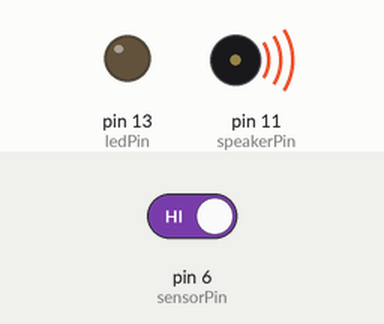
Bench run of a sketch on a simulated Arduino Uno, built with avr-gcc and run on an emulated ATmega328P. Shown: output pins drawn as LEDs (lit = HIGH), buzzer (waves = sounding). The inputs (shaded band) are chosen by the test bench; at power-on: pin 6 (sensorPin) HIGH.

Above: at 0.1 s.
Timing chart, 0 to 1.6 s (numbered marks = the images above):
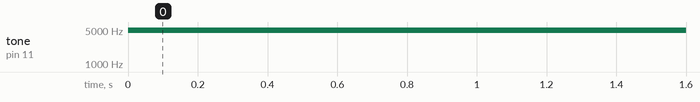

The sketch:

AGOT.ino
```cpp
#define NOTE_B0  31
#define NOTE_C1  33
#define NOTE_CS1 35
#define NOTE_D1  37
#define NOTE_DS1 39
#define NOTE_E1  41
#define NOTE_F1  44
#define NOTE_FS1 46
#define NOTE_G1  49
#define NOTE_GS1 52
#define NOTE_A1  55
#define NOTE_AS1 58
#define NOTE_B1  62
#define NOTE_C2  65
#define NOTE_CS2 69
#define NOTE_D2  73
#define NOTE_DS2 78
#define NOTE_E2  82
#define NOTE_F2  87
#define NOTE_FS2 93
#define NOTE_G2  98
#define NOTE_GS2 104
#define NOTE_A2  110
#define NOTE_AS2 117
#define NOTE_B2  123
#define NOTE_C3  131
#define NOTE_CS3 139
#define NOTE_D3  147
#define NOTE_DS3 156
#define NOTE_E3  165
#define NOTE_F3  175
#define NOTE_FS3 185
#define NOTE_G3  196
#define NOTE_GS3 208
#define NOTE_A3  220
#define NOTE_AS3 233
#define NOTE_B3  247
#define NOTE_C4  262
#define NOTE_CS4 277
#define NOTE_D4  294
#define NOTE_DS4 311
#define NOTE_E4  330
#define NOTE_F4  349
#define NOTE_FS4 370
#define NOTE_G4  392
#define NOTE_GS4 415
#define NOTE_A4  440
#define NOTE_AS4 466
#define NOTE_B4  494
#define NOTE_C5  523
#define NOTE_CS5 554
#define NOTE_D5  587
#define NOTE_DS5 622
#define NOTE_E5  659
#define NOTE_F5  698
#define NOTE_FS5 740
#define NOTE_G5  784
#define NOTE_GS5 831
#define NOTE_A5  880
#define NOTE_AS5 932
#define NOTE_B5  988
#define NOTE_C6  1047
#define NOTE_CS6 1109
#define NOTE_D6  1175
#define NOTE_DS6 1245
#define NOTE_E6  1319
#define NOTE_F6  1397
#define NOTE_FS6 1480
#define NOTE_G6  1568
#define NOTE_GS6 1661
#define NOTE_A6  1760
#define NOTE_AS6 1865
#define NOTE_B6  1976
#define NOTE_C7  2093
#define NOTE_CS7 2217
#define NOTE_D7  2349
#define NOTE_DS7 2489
#define NOTE_E7  2637
#define NOTE_F7  2794
#define NOTE_FS7 2960
#define NOTE_G7  3136
#define NOTE_GS7 3322
#define NOTE_A7  3520
#define NOTE_AS7 3729
#define NOTE_B7  3951
#define NOTE_C8  4186
#define NOTE_CS8 4435
#define NOTE_D8  4699
#define NOTE_DS8 4978


int sensorPin=6;
int ledPin = 13;
int speakerPin=11;
void GameOfThrones();
void setup()
  {
    pinMode(speakerPin,OUTPUT);
    pinMode(ledPin, OUTPUT);
    pinMode(sensorPin,INPUT);
  }
void loop()
  {  //play when entering or leaving you thrones, chair etc.
      //im using negative logic infrared sensor(if positive logic, use HIGH insted of LOW)
    if(digitalRead(sensorPin)==LOW)
    {
//     delay(50);
//     if(digitalRead(sensorPin)==LOW)
//
       //GameOfThrones();
    }
     else
       //ZeldaStorm();
       tone(speakerPin, NOTE_DS8);
  }


void GameOfThrones()
  {
    for(int i=0; i<4; i++)
    {
    tone(speakerPin, NOTE_G4);
    delay(500);
    noTone(speakerPin);
    tone(speakerPin, NOTE_C4);
    delay(500);
    noTone(speakerPin);
    tone(speakerPin, NOTE_DS4);
    delay(250);
    noTone(speakerPin);
    tone(speakerPin, NOTE_F4);
    delay(250);
    noTone(speakerPin);
    }
    for(int i=0; i<4; i++)
    {
    tone(speakerPin, NOTE_G4);
    delay(500);
    noTone(speakerPin);
    tone(speakerPin, NOTE_C4);
    delay(500);
    noTone(speakerPin);
    tone(speakerPin, NOTE_E4);
    delay(250);
    noTone(speakerPin);
    tone(speakerPin, NOTE_F4);
    delay(250);
    noTone(speakerPin);
    }
        tone(speakerPin, NOTE_G4);
        delay(500);
        noTone(speakerPin);
        tone(speakerPin, NOTE_C4);
        delay(500);
        tone(speakerPin, NOTE_DS4);
        delay(250);
        noTone(speakerPin);
        tone(speakerPin, NOTE_F4);
        delay(250);
        noTone(speakerPin);
        tone(speakerPin, NOTE_D4);
        delay(500);
        noTone(speakerPin);
    for(int i=0; i<3; i++)
    {
    tone(speakerPin, NOTE_G3);
    delay(500);
    noTone(speakerPin);
    tone(speakerPin, NOTE_AS3);
    delay(250);
    noTone(speakerPin);
    tone(speakerPin, NOTE_C4);
    delay(250);
    noTone(speakerPin);
    tone(speakerPin, NOTE_D4);
    delay(500);
    noTone(speakerPin);
    }//
        tone(speakerPin, NOTE_G3);
        delay(500);
        noTone(speakerPin);
        tone(speakerPin, NOTE_AS3);
        delay(250);
        noTone(speakerPin);
        tone(speakerPin, NOTE_C4);
        delay(250);
        noTone(speakerPin);
        tone(speakerPin, NOTE_D4);
        delay(1000);
        noTone(speakerPin);

        tone(speakerPin, NOTE_F4);
        delay(1000);
        noTone(speakerPin);
        tone(speakerPin, NOTE_AS3);
        delay(1000);
        noTone(speakerPin);
        tone(speakerPin, NOTE_DS4);
        delay(250);
        noTone(speakerPin);
        tone(speakerPin, NOTE_D4);
        delay(250);
        noTone(speakerPin);
        tone(speakerPin, NOTE_F4);
        delay(1000);
        noTone(speakerPin);
        tone(speakerPin, NOTE_AS3);
        delay(1000);
        noTone(speakerPin);
        tone(speakerPin, NOTE_DS4);
        delay(250);
        noTone(speakerPin);
        tone(speakerPin, NOTE_D4);
        delay(250);
        noTone(speakerPin);
        tone(speakerPin, NOTE_C4);
        delay(500);
        noTone(speakerPin);
    for(int i=0; i<3; i++)
    {
    tone(speakerPin, NOTE_GS3);
    delay(250);
    noTone(speakerPin);
    tone(speakerPin, NOTE_AS3);
    delay(250);
    noTone(speakerPin);
    tone(speakerPin, NOTE_C4);
    delay(500);
    noTone(speakerPin);
    tone(speakerPin, NOTE_F3);
    delay(500);
    noTone(speakerPin);
    }
          tone(speakerPin, NOTE_G4);
          delay(1000);
          noTone(speakerPin);
          tone(speakerPin, NOTE_C4);
          delay(1000);
          noTone(speakerPin);
          tone(speakerPin, NOTE_DS4);
          delay(250);
          noTone(speakerPin);
          tone(speakerPin, NOTE_F4);
          delay(250);
          noTone(speakerPin);
          tone(speakerPin, NOTE_G4);
          delay(1000);
          noTone(speakerPin);
          tone(speakerPin, NOTE_C4);
          delay(1000);
          noTone(speakerPin);
          tone(speakerPin, NOTE_DS4);
          delay(250);
          noTone(speakerPin);
          tone(speakerPin, NOTE_F4);
          delay(250);
          noTone(speakerPin);
          tone(speakerPin, NOTE_D4);
          delay(500);
          noTone(speakerPin);
    for(int i=0; i<4; i++)
    {
    tone(speakerPin, NOTE_G3);
    delay(500);
    noTone(speakerPin);
    tone(speakerPin, NOTE_AS3);
    delay(250);
    noTone(speakerPin);
    tone(speakerPin, NOTE_C4);
    delay(250);
    noTone(speakerPin);
    tone(speakerPin, NOTE_D4);
    delay(500);
    noTone(speakerPin);
    }
}

void beep (unsigned char speakerPin, int frequencyInHertz, long timeInMilliseconds)  //code for working out the rate at which each note plays and the frequency.
{
  digitalWrite(ledPin, HIGH);
  int x;
  long delayAmount = (long)(1000000/frequencyInHertz);
  long loopTime = (long)((timeInMilliseconds*1000)/(delayAmount*2));
  for (x=0;x<loopTime;x++)
  {
    digitalWrite(speakerPin,HIGH);
    delayMicroseconds(delayAmount);
    digitalWrite(speakerPin,LOW);
    delayMicroseconds(delayAmount);
  }
  digitalWrite(ledPin, LOW);
  delay(20);
}

void ZeldaStorm()  //here is where all the notes for the song are played.
{
  beep(speakerPin, NOTE_D5, 100);  //   beep( -PIN OF SPEAKER-, -THE NOTE WANTING TO BE PLAYED-, -DURATION OF THE NOTE IN MILISECONDS- )
  delay(80);
  beep(speakerPin, NOTE_F5, 100);
  delay(80);
  beep(speakerPin, NOTE_D6, 200);
  delay(250);

  beep(speakerPin, NOTE_D5, 100);
  delay(80);
  beep(speakerPin, NOTE_F5, 100);
  delay(80);
  beep(speakerPin, NOTE_D6, 200);
  delay(250);

  beep(speakerPin, NOTE_E6, 200);
  delay(200);
  beep(speakerPin, NOTE_F6, 100);
  delay(100);
  beep(speakerPin, NOTE_E6, 100);
  delay(80);
  beep(speakerPin, NOTE_F6, 100);
  delay(80);
  beep(speakerPin, NOTE_E6, 100);
  delay(80);
  beep(speakerPin, NOTE_C6, 100);
  delay(80);
  beep(speakerPin, NOTE_A5, 100);
  delay(300);

  beep(speakerPin, NOTE_A5, 200);
  delay(100);
  beep(speakerPin, NOTE_D5, 200);
  delay(100);
  beep(speakerPin, NOTE_F5, 100);
  delay(100);
  beep(speakerPin, NOTE_G5, 100);
  delay(100);
  beep(speakerPin, NOTE_A5, 100);
  delay(500);

  beep(speakerPin, NOTE_A5, 200);
  delay(100);
  beep(speakerPin, NOTE_D5, 200);
  delay(100);
  beep(speakerPin, NOTE_F5, 100);
  delay(100);
  beep(speakerPin, NOTE_G5, 100);
  delay(100);
  beep(speakerPin, NOTE_E5, 100);
  delay(500);


  beep(speakerPin, NOTE_D5, 100);
  delay(80);
  beep(speakerPin, NOTE_F5, 100);
  delay(80);
  beep(speakerPin, NOTE_D6, 200);
  delay(250);

  beep(speakerPin, NOTE_D5, 100);
  delay(80);
  beep(speakerPin, NOTE_F5, 100);
  delay(80);
  beep(speakerPin, NOTE_D6, 200);
  delay(250);

  beep(speakerPin, NOTE_E6, 200);
  delay(200);
  beep(speakerPin, NOTE_F6, 100);
  delay(100);
  beep(speakerPin, NOTE_E6, 100);
  delay(80);
  beep(speakerPin, NOTE_F6, 100);
  delay(80);
  beep(speakerPin, NOTE_E6, 100);
  delay(80);
  beep(speakerPin, NOTE_C6, 100);
  delay(80);
  beep(speakerPin, NOTE_A5, 100);
  delay(300);

  beep(speakerPin, NOTE_A5, 200);
  delay(100);
  beep(speakerPin, NOTE_D5, 200);
  delay(100);
  beep(speakerPin, NOTE_F5, 100);
  delay(100);
  beep(speakerPin, NOTE_G5, 100);
  delay(100);
  beep(speakerPin, NOTE_A5, 300);
  delay(100);
  beep(speakerPin, NOTE_A5, 200);
  delay(100);
  beep(speakerPin, NOTE_D5, 300);
  delay(2000);

}
```

Measured:
- by itself, tone on pin 11 (speakerPin): silent → 4978 Hz at 0.00 s
